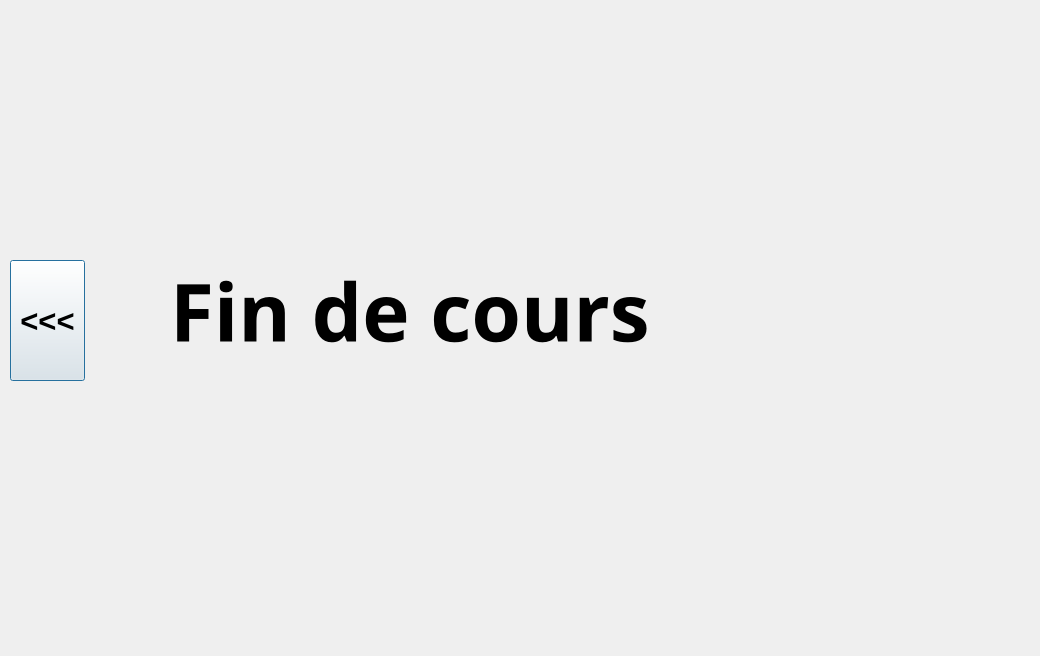
<?xml version="1.0" encoding="UTF-8"?>
<ui version="4.0">
 <class>cours7</class>
 <widget class="QDialog" name="cours7">
  <property name="geometry">
   <rect>
    <x>0</x>
    <y>0</y>
    <width>1040</width>
    <height>656</height>
   </rect>
  </property>
  <property name="windowTitle">
   <string>Dialog</string>
  </property>
  <widget class="QLabel" name="label">
   <property name="geometry">
    <rect>
     <x>170</x>
     <y>200</y>
     <width>781</width>
     <height>221</height>
    </rect>
   </property>
   <property name="font">
    <font>
     <family>Segoe Script</family>
     <pointsize>60</pointsize>
     <bold>true</bold>
    </font>
   </property>
   <property name="styleSheet">
    <string notr="true">color: rgb(0, 0, 0);</string>
   </property>
   <property name="text">
    <string>Fin de cours</string>
   </property>
  </widget>
  <widget class="QPushButton" name="pushButton">
   <property name="geometry">
    <rect>
     <x>10</x>
     <y>260</y>
     <width>75</width>
     <height>121</height>
    </rect>
   </property>
   <property name="font">
    <font>
     <pointsize>23</pointsize>
     <bold>true</bold>
    </font>
   </property>
   <property name="text">
    <string>&lt;&lt;&lt;</string>
   </property>
  </widget>
 </widget>
 <resources/>
 <connections/>
</ui>
